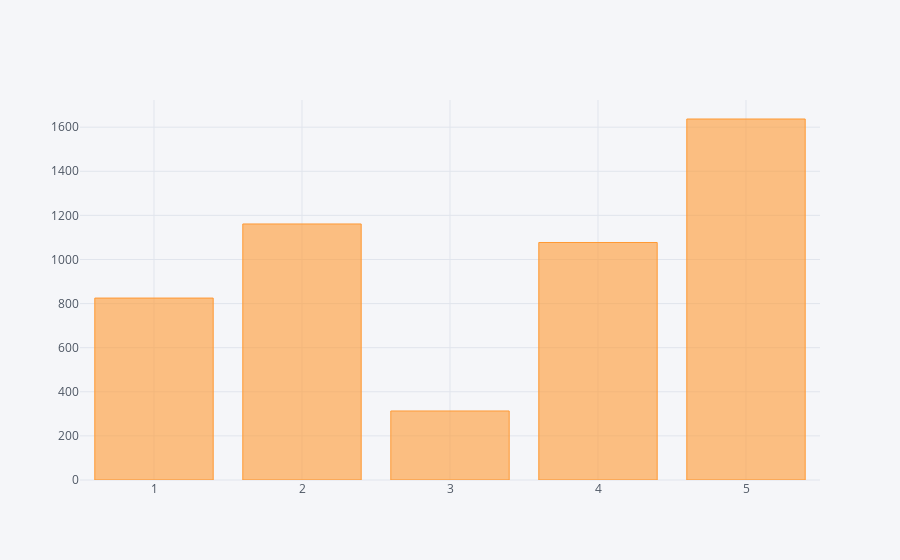

This figure's notebook cell:
### Code cell
data_corpus.reset_index().groupby('polarity').agg({'index': 'count'}).iplot(kind='bar')

### Figure 1 — Plotly figure (JSON) as saved in the notebook; plotly's stock layout.template omitted (floating-point values rounded to 4 significant figures)
{"data": [{"marker": {"color": "rgba(255, 153, 51, 0.6)", "line": {"color": "rgba(255, 153, 51, 1.0)", "width": 1}}, "name": "index", "orientation": "v", "text": "", "type": "bar", "uid": "f8dd37d8-35d0-4127-9a0c-045e0700c733", "x": [1, 2, 3, 4, 5], "y": [825, 1161, 313, 1077, 1637]}], "layout": {"legend": {"bgcolor": "#F5F6F9", "font": {"color": "#4D5663"}}, "paper_bgcolor": "#F5F6F9", "plot_bgcolor": "#F5F6F9", "title": {"font": {"color": "#4D5663"}}, "xaxis": {"gridcolor": "#E1E5ED", "showgrid": true, "tickfont": {"color": "#4D5663"}, "title": {"font": {"color": "#4D5663"}, "text": ""}, "zerolinecolor": "#E1E5ED"}, "yaxis": {"gridcolor": "#E1E5ED", "showgrid": true, "tickfont": {"color": "#4D5663"}, "title": {"font": {"color": "#4D5663"}, "text": ""}, "zerolinecolor": "#E1E5ED"}}}
